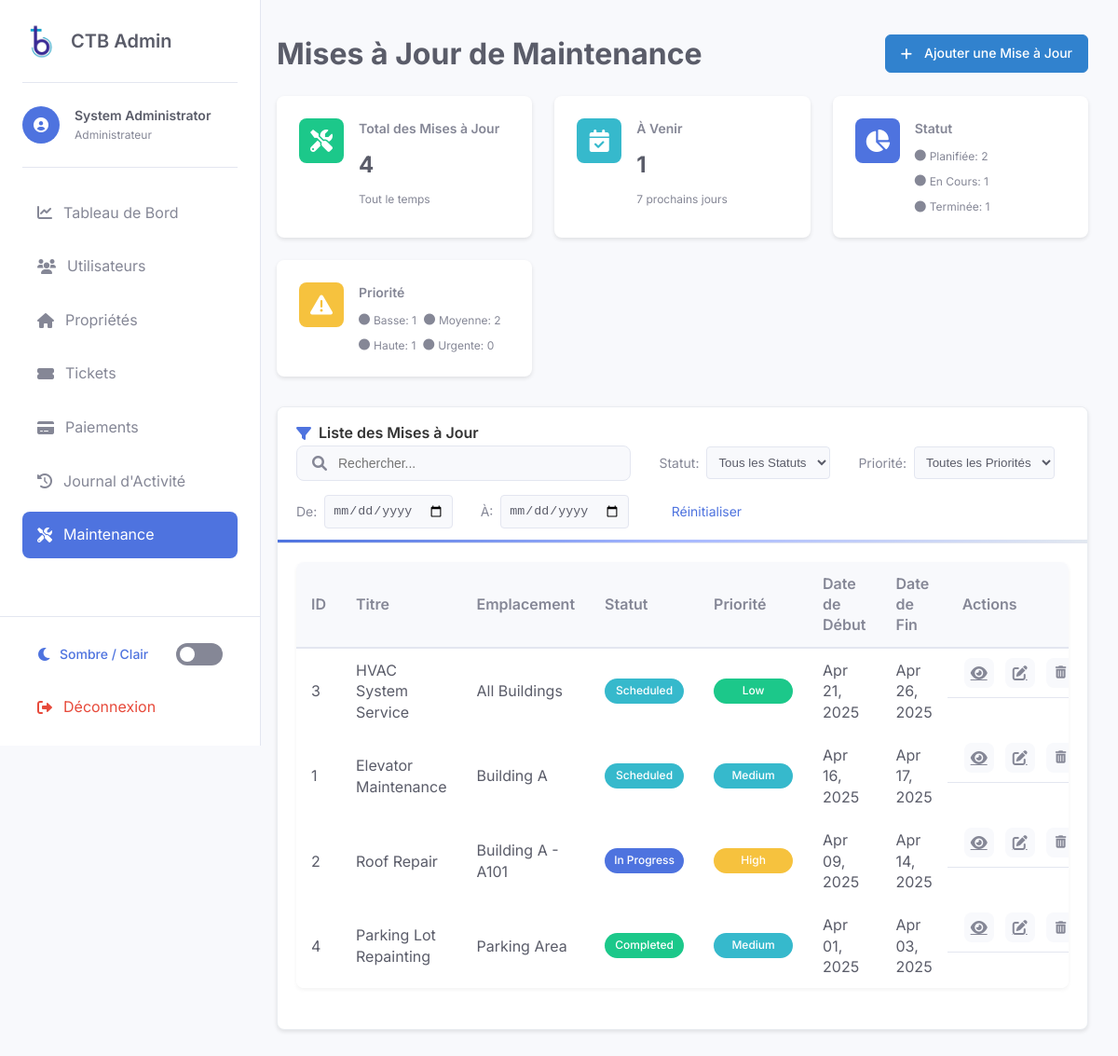
The page /admin/maintenance.php (signed in) on the database its author committed.
### tables this page shows
CREATE TABLE maintenance (
    id INT AUTO_INCREMENT PRIMARY KEY,
    title VARCHAR(255) NOT NULL,
    description TEXT NOT NULL,
    location VARCHAR(255) NOT NULL,
    start_date DATE NOT NULL,
    end_date DATE NOT NULL,
    status ENUM('scheduled', 'in_progress', 'completed', 'delayed', 'cancelled') DEFAULT 'scheduled' COMMENT 'scheduled=Programmé, in_progress=En Cours, completed=Terminé, delayed=Retardé, cancelled=Annulé',
    priority ENUM('low', 'medium', 'high', 'emergency') DEFAULT 'medium' COMMENT 'low=Basse, medium=Moyenne, high=Haute, emergency=Urgente',
    created_by INT NOT NULL,
    created_at TIMESTAMP DEFAULT CURRENT_TIMESTAMP,
    updated_at TIMESTAMP DEFAULT CURRENT_TIMESTAMP ON UPDATE CURRENT_TIMESTAMP,
    FOREIGN KEY (created_by) REFERENCES users(id) ON DELETE CASCADE
);

### admin/maintenance.php (the view, shortened to what this page needs)
<?php
$date_from = $_GET['date_from'] ?? '';
$date_to = $_GET['date_to'] ?? '';
$search = $_GET['search'] ?? '';
$page = isset($_GET['page']) ? (int)$_GET['page'] : 1;
$items_per_page = 10;
$offset = ($page - 1) * $items_per_page;
try {
    $db = new PDO("mysql:host=" . DB_HOST . ";dbname=" . DB_NAME, DB_USER, DB_PASS);
    $db->setAttribute(PDO::ATTR_ERRMODE, PDO::ERRMODE_EXCEPTION);
    $query = "SELECT m.*, u.name as created_by_name
              FROM maintenance m
              LEFT JOIN users u ON m.created_by = u.id
              WHERE 1=1";
    $count_query = "SELECT COUNT(*) as total FROM maintenance m WHERE 1=1";
    $query .= " ORDER BY m.start_date DESC LIMIT :offset, :limit";
    $count_stmt = $db->prepare($count_query);
    $count_stmt->execute();
    $total = $count_stmt->fetch(PDO::FETCH_ASSOC)['total'];
    $stmt = $db->prepare($query);
    $stmt->bindValue(':offset', $offset, PDO::PARAM_INT);
    $stmt->bindValue(':limit', $items_per_page, PDO::PARAM_INT);
    $stmt->execute();
    $maintenance_items = $stmt->fetchAll(PDO::FETCH_ASSOC);
    $status_query = "SELECT status, COUNT(*) as count FROM maintenance GROUP BY status";
    $status_stmt = $db->prepare($status_query);
    $status_stmt->execute();
    $status_stats = [];
    while ($row = $status_stmt->fetch(PDO::FETCH_ASSOC)) {
        $status_stats[$row['status']] = $row['count'];
    }
    $priority_query = "SELECT priority, COUNT(*) as count FROM maintenance GROUP BY priority";
    $priority_stmt = $db->prepare($priority_query);
    $priority_stmt->execute();
    $priority_stats = [];
    while ($row = $priority_stmt->fetch(PDO::FETCH_ASSOC)) {
        $priority_stats[$row['priority']] = $row['count'];
    }
    $upcoming_query = "SELECT COUNT(*) as count FROM maintenance
                      WHERE start_date BETWEEN CURDATE() AND DATE_ADD(CURDATE(), INTERVAL 7 DAY)";
    $upcoming_stmt = $db->prepare($upcoming_query);
    $upcoming_stmt->execute();
    $upcoming_stats = $upcoming_stmt->fetch(PDO::FETCH_ASSOC);
} catch (PDOException $e) {
    $error_message = "Database error: " . $e->getMessage();
    $maintenance_items = [];
    $total = 0;
    $total_pages = 0;
    $status_stats = [];
    $priority_stats = [];
    $upcoming_stats = ['count' => 0];
}
function getStatusBadgeClass($status) {
    switch ($status) {
        case 'scheduled':
            return 'info';
        case 'in_progress':
            return 'primary';
        case 'completed':
            return 'success';
    }
}
function getPriorityBadgeClass($priority) {
    switch ($priority) {
        case 'low':
            return 'success';
        case 'medium':
            return 'info';
        case 'high':
            return 'warning';
    }
}
?>
<!DOCTYPE html>
<html lang="fr">
<head>
    <link rel="stylesheet" href="https://cdnjs.cloudflare.com/ajax/libs/font-awesome/6.0.0/css/all.min.css">
    <link rel="stylesheet" href="css/admin-style.css">
</head>
<body>
    <div class="admin-container">
        <?php include 'includes/admin-sidebar.php'; ?>
        <main class="main-content">
            <div class="page-header">
                <h1>Mises à Jour de Maintenance</h1>
                <a href="add-maintenance.php" class="btn btn-primary">
                    <i class="fas fa-plus"></i>
                    Ajouter une Mise à Jour
                </a>
            </div>
            <div class="stats-grid">
                <div class="stat-card">
                    <div class="stat-icon maintenance">
                        <i class="fas fa-tools"></i>
                    </div>
                    <div class="stat-details">
                        <h3>Total des Mises à Jour</h3>
                        <div class="stat-number"><?php echo number_format($total); ?></div>
                        <div class="stat-breakdown">
                            <span>Tout le temps</span>
                        </div>
                    </div>
                </div>
                <div class="stat-card">
                    <div class="stat-icon upcoming">
                        <i class="fas fa-calendar-check"></i>
                    </div>
                    <div class="stat-details">
                        <h3>À Venir</h3>
                        <div class="stat-number"><?php echo isset($upcoming_stats['count']) ? number_format($upcoming_stats['count']) : 0; ?></div>
                        <div class="stat-breakdown">
                            <span>7 prochains jours</span>
                        </div>
                    </div>
                </div>
                <div class="stat-card">
                    <div class="stat-icon status">
                        <i class="fas fa-chart-pie"></i>
                    </div>
                    <div class="stat-details">
                        <h3>Statut</h3>
                        <div class="stat-breakdown">
                            <span><i class="fas fa-circle" style="color: var(--status-info);"></i> Planifiée: <?php echo isset($status_stats['scheduled']) ? $status_stats['scheduled'] : 0; ?></span>
                            <span><i class="fas fa-circle" style="color: var(--status-primary);"></i> En Cours: <?php echo isset($status_stats['in_progress']) ? $status_stats['in_progress'] : 0; ?></span>
                            <span><i class="fas fa-circle" style="color: var(--status-success);"></i> Terminée: <?php echo isset($status_stats['completed']) ? $status_stats['completed'] : 0; ?></span>
                        </div>
                    </div>
                </div>
                <div class="stat-card">
                    <div class="stat-icon priority">
                        <i class="fas fa-exclamation-triangle"></i>
                    </div>
                    <div class="stat-details">
                        <h3>Priorité</h3>
                        <div class="stat-breakdown">
                            <span><i class="fas fa-circle" style="color: var(--priority-success);"></i> Basse: <?php echo isset($priority_stats['low']) ? $priority_stats['low'] : 0; ?></span>
                            <span><i class="fas fa-circle" style="color: var(--priority-info);"></i> Moyenne: <?php echo isset($priority_stats['medium']) ? $priority_stats['medium'] : 0; ?></span>
                            <span><i class="fas fa-circle" style="color: var(--priority-warning);"></i> Haute: <?php echo isset($priority_stats['high']) ? $priority_stats['high'] : 0; ?></span>
                            <span><i class="fas fa-circle" style="color: var(--priority-danger);"></i> Urgente: <?php echo isset($priority_stats['emergency']) ? $priority_stats['emergency'] : 0; ?></span>
                        </div>
                    </div>
                </div>
            </div>
            <div class="card maintenance-filter-card">
                <div class="card-header maintenance-filter-header">
                    <h3><i class="fas fa-filter"></i> Liste des Mises à Jour</h3>
                    <form id="filter-form" action="maintenance.php" method="GET" class="filter-form">
                        <div class="filter-wrapper">
                            <div class="search-filter">
                                <div class="search-bar">
                                    <i class="fas fa-search"></i>
                                    <input type="text" placeholder="Rechercher..." name="search" value="<?php echo htmlspecialchars($search); ?>" autocomplete="off" autofocus>
                                </div>
                            </div>
                            <div class="filter-group">
                                <label for="status">Statut:</label>
                                <select name="status" id="status" onchange="this.form.submit()">
                                    <option value="">Tous les Statuts</option>
                                </select>
                            </div>
                            <div class="filter-group">
                                <label for="priority">Priorité:</label>
                                <select name="priority" id="priority" onchange="this.form.submit()">
                                    <option value="">Toutes les Priorités</option>
                                </select>
                            </div>
                            <div class="filter-group">
                                <label for="date_from">De:</label>
                                <input type="date" id="date_from" name="date_from" value="<?php echo $date_from; ?>" onchange="this.form.submit()">
                            </div>
                            <div class="filter-group">
                                <label for="date_to">À:</label>
                                <input type="date" id="date_to" name="date_to" value="<?php echo $date_to; ?>" onchange="this.form.submit()">
                            </div>
                            <a href="maintenance.php" class="reset-link">Réinitialiser</a>
                        </div>
                    </form>
                </div>
                <div class="card-body">
                    <?php if (empty($maintenance_items)): ?>
                        <div class="empty-state">
                            <i class="fas fa-tools"></i>
                            <p>Aucune mise à jour trouvée. Essayez d'ajuster vos filtres ou d'ajouter une nouvelle mise à jour.</p>
                            <a href="add-maintenance.php" class="btn btn-primary">Ajouter une Mise à Jour</a>
                        </div>
                    <?php else: ?>
                        <div class="table-responsive">
                            <table class="table">
                                <thead>
                                    <tr>
                                        <th>ID</th>
                                        <th>Titre</th>
                                        <th>Emplacement</th>
                                        <th>Statut</th>
                                        <th>Priorité</th>
                                        <th>Date de Début</th>
                                        <th>Date de Fin</th>
                                        <th>Actions</th>
                                    </tr>
                                </thead>
                                <tbody>
                                    <?php foreach ($maintenance_items as $update): ?>
                                        <tr>
                                            <td class="align-middle"><?php echo $update['id']; ?></td>
                                            <td class="align-middle"><?php echo htmlspecialchars($update['title']); ?></td>
                                            <td class="align-middle"><?php echo htmlspecialchars($update['location']); ?></td>
                                            <td class="align-middle">
                                                <span class="status-indicator status-<?php echo getStatusBadgeClass($update['status']); ?>">
                                                    <?php echo ucfirst(str_replace('_', ' ', $update['status'])); ?>
                                                </span>
                                            </td>
                                            <td class="align-middle">
                                                <span class="status-indicator status-<?php echo getPriorityBadgeClass($update['priority']); ?>">
                                                    <?php echo ucfirst($update['priority']); ?>
                                                </span>
                                            </td>
                                            <td class="align-middle">
                                                <div><?php echo date('M d, Y', strtotime($update['start_date'])); ?></div>
                                            </td>
                                            <td class="align-middle">
                                                <div><?php echo date('M d, Y', strtotime($update['end_date'])); ?></div>
                                            </td>
                                            <td class="actions">
                                                <a href="view-maintenance.php?id=<?php echo $update['id']; ?>" class="btn-icon" title="Voir la Mise à Jour">
                                                    <i class="fas fa-eye"></i>
                                                </a>
                                                <a href="edit-maintenance.php?id=<?php echo $update['id']; ?>" class="btn-icon" title="Modifier la Mise à Jour">
                                                    <i class="fas fa-edit"></i>
                                                </a>
                                                <button type="button" class="btn-icon delete-maintenance" data-id="<?php echo $update['id']; ?>" title="Supprimer la Mise à Jour">
                                                    <i class="fas fa-trash-alt"></i>
                                                </button>
                                            </td>
                                        </tr>
                                    <?php endforeach; ?>
                                </tbody>
                            </table>
                        </div>
                    <?php endif; ?>
                </div>
            </div>
        </main>
    </div>
</body>
</html>

### rows shown on the page
maintenance: id "2", created_by "1", title "Roof Repair", location "Building A - A101", status "In Progress", priority "High", start_date "Apr 09, 2025", end_date "Apr 14, 2025"
maintenance: id "3", title "HVAC System Service", location "All Buildings", status "Scheduled", priority "Low", start_date "Apr 21, 2025", end_date "Apr 26, 2025"
maintenance: id "1", title "Elevator Maintenance", location "Building A", status "Scheduled", priority "Medium", start_date "Apr 16, 2025", end_date "Apr 17, 2025"
maintenance: id "4", title "Parking Lot Repainting", location "Parking Area", status "Completed", priority "Medium", start_date "Apr 01, 2025", end_date "Apr 03, 2025"

### other values the page prints
$_SESSION['name'] "System Administrator"
$total "4"
$upcoming_stats['count'] "1"
